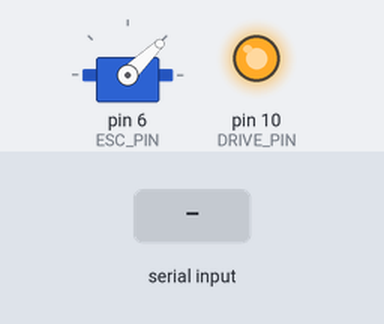
Simulated run of this sketch. Board: Arduino Uno, built with avr-gcc and run on an emulated ATmega328P. Shown: servo, output pins drawn as LEDs (lit = HIGH). The inputs (shaded band) are chosen by the test bench. What the sketch prints to the serial monitor is not drawn.

Above: at 4.2 s.
4.3 s: "200\n" received over Serial
At 4.6 s:
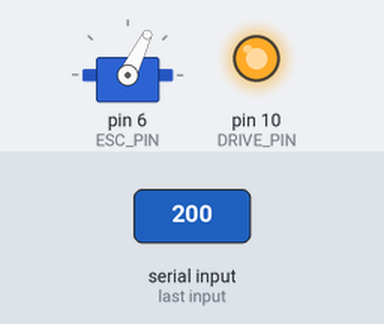
6.7 s: "c90\n" received over Serial
At 7.1 s:
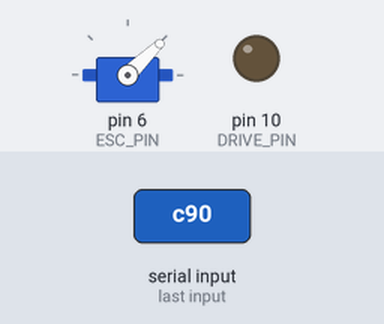
At 8.0 s:
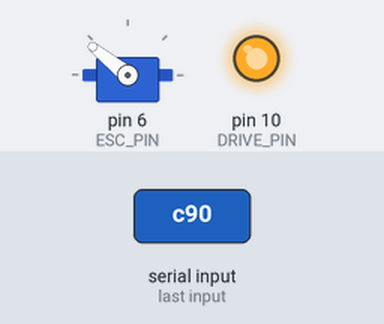
Timing chart, 0 to 21.7 s (numbered marks = the images above; inputs shaded):
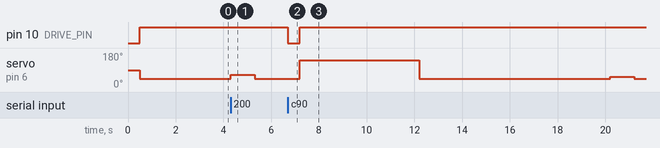

Measured:
- after the input at 4.3 s, servo on pin 6 (ESC_PIN): 44° → 64° at once, → 44° 1.0 s later
- after the input at 6.7 s, pin 10 (DRIVE_PIN): HIGH → LOW at once, → HIGH 0.50 s later; servo on pin 6 (ESC_PIN): 44° → 141° after 0.50 s, → 44° 5.0 s later, → 53° 8.0 s later, → 44° 1.0 s later

The sketch:

ESC_Test.ino
```cpp
// Simple program to test the Arduino's
// ability to control ESCs/Brushless Motors

#include "Servo.h"

#define ESC_PIN         (6)   // PWM pin for signaling ESC
#define DRIVE_PIN       (10)  // Drive pin for power MOSFET

Servo ESC;
int speed = 0;

void arm(){
  Serial.print("Arming ESC... ");
  digitalWrite(DRIVE_PIN, LOW);   // Disconnect ESC from power
  delay(500);                     // Wait 500ms for ESC to power down
  setSpeed(0);                    // Set speed to 0
  digitalWrite(DRIVE_PIN, HIGH);  // Reconnect ESC to power
  delay(2500);                    // 2.5 second delay for ESC to respond
  Serial.println("Arming complete");
}

/* Callibrate ESC's PWM range for first use */
void callibrate() {
  Serial.print("Calibrating ESC... ");
  digitalWrite(DRIVE_PIN, LOW);   // Disconnect ESC from power
  delay(500);                     // Wait 500ms
  setSpeed(1000);                 // Request full speed
  digitalWrite(DRIVE_PIN, HIGH);  // Reconnect ESC to power
  delay(5000);                    // Wait 5 seconds
  setSpeed(0);                    // Request 0 speed
  delay(8000);                    // Wait 8 seconds
  Serial.println("Calibration complete");
}

void setSpeed(int input_speed){
  //Sets servo positions to different speed
  int us = map(input_speed, 0, 1000, 1000, 2000);
  ESC.writeMicroseconds(us);
}

void setup() {
  // Initialize serial communication
  Serial.begin(115200);

  // Configure MOSFET drive pin
  pinMode(DRIVE_PIN, OUTPUT);
  digitalWrite(DRIVE_PIN, LOW);

  // Attach ESC to designated pin.
  ESC.attach(ESC_PIN);

  // Arm ESC
  arm();
}

void loop() {
  if (Serial.available()) {
    // Check for calibration request
    if (Serial.peek() == 'c') {
      Serial.println("Callibrating ESC");
      callibrate();
      Serial.read();
    }
    // Otherwise, interpret as new throttle value
    else {
      speed = Serial.parseInt();
      Serial.println(speed);
      setSpeed(speed);
    }
  }
}
```
